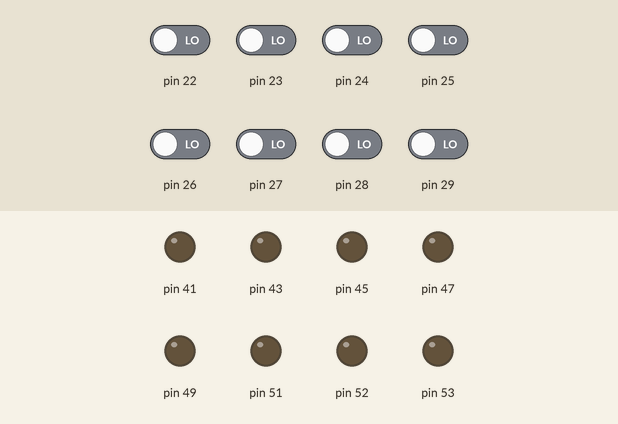
Bench run of a sketch on a simulated Arduino Mega 2560, built with avr-gcc and run on an emulated ATmega2560. On the bench: output pins drawn as LEDs (lit = HIGH). The test bench sets the inputs (shaded band); at power-on: pin 22–29 LOW.

Above: at 1.2 s.
1.3 s: pin 22 driven HIGH
At 2.1 s:
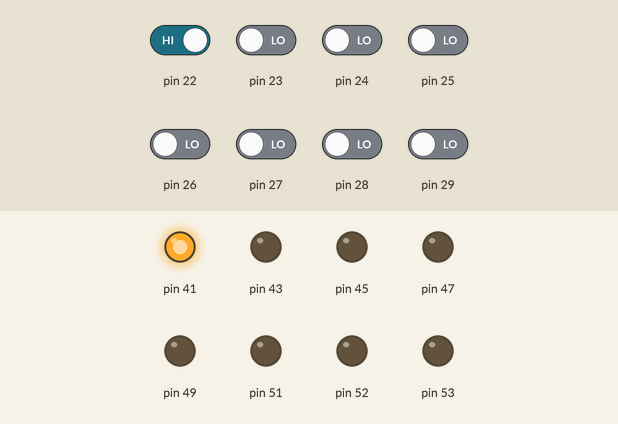
2.8 s: pin 23 driven HIGH
At 3.2 s:
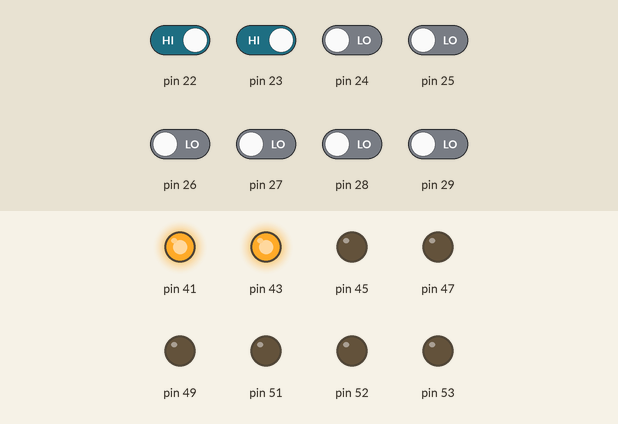
4.3 s: pin 24 driven HIGH
At 5.5 s:
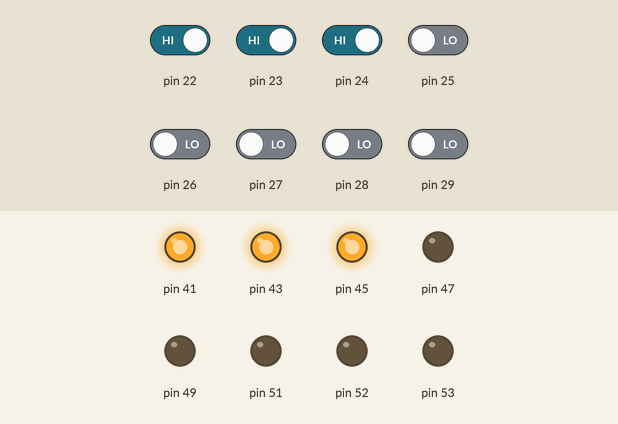
5.8 s: pin 25 driven HIGH
At 6.7 s:
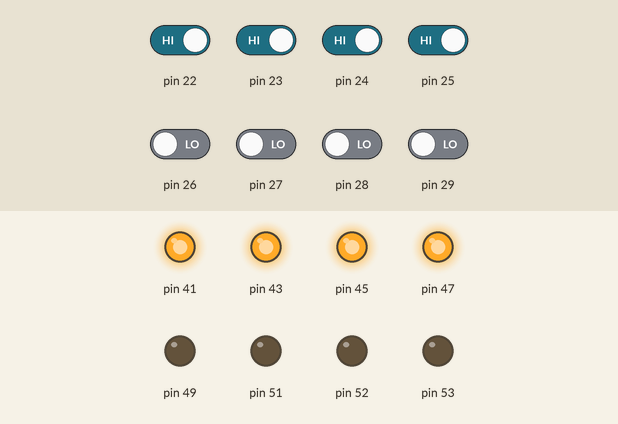
7.3 s: pin 26 driven HIGH
At 7.9 s:
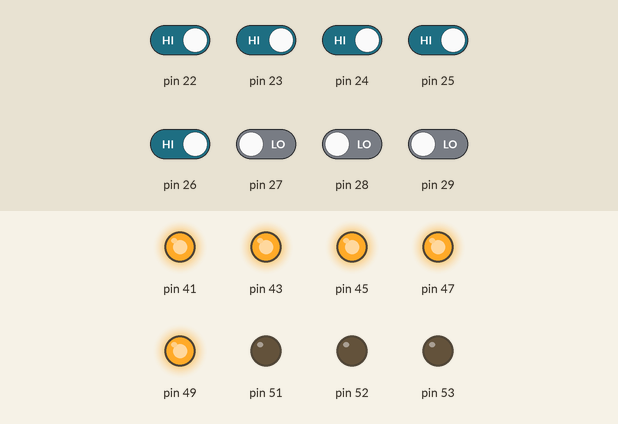
8.8 s: pin 27 driven HIGH
At 10.2 s:
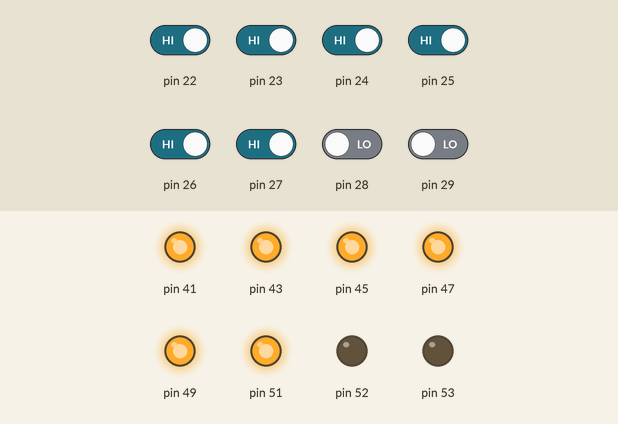
Timing chart, 0 to 11.3 s (numbered marks = the images above; inputs shaded):
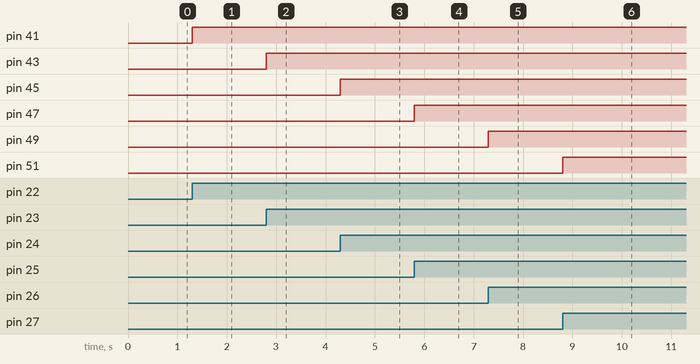

Measured:
- after the input at 1.3 s, pin 41: LOW → HIGH at once
- after the input at 2.8 s, pin 43: LOW → HIGH at once
- after the input at 4.3 s, pin 45: LOW → HIGH at once
- after the input at 5.8 s, pin 47: LOW → HIGH at once
- after the input at 7.3 s, pin 49: LOW → HIGH at once
- after the input at 8.8 s, pin 51: LOW → HIGH at once

The sketch:

Relay_Control.ino
```cpp
void setup() {
  // put your setup code here, to run once:
     pinMode(22, INPUT);
     pinMode(23, INPUT);
     pinMode(24, INPUT);
     pinMode(25, INPUT);
     pinMode(26, INPUT);
     pinMode(27, INPUT);
     pinMode(28, INPUT);
     pinMode(29, INPUT);
     pinMode(41, OUTPUT);
     pinMode(43, OUTPUT);
     pinMode(45, OUTPUT);
     pinMode(47, OUTPUT);
     pinMode(49, OUTPUT);
     pinMode(51, OUTPUT);
     pinMode(52, OUTPUT);
     pinMode(53, OUTPUT);

}

void loop() {
  // put your main code here, to run repeatedly:
  if(digitalRead(22)== HIGH){
    digitalWrite(41,HIGH) ;
  }
  if(digitalRead(22)== LOW){
    digitalWrite(41,LOW) ;
  }
  if(digitalRead(23)== HIGH){
    digitalWrite(43,HIGH);
  }
  if(digitalRead(23)== LOW){
    digitalWrite(43, LOW);
  }
  if(digitalRead(24)== HIGH){
    digitalWrite(45,HIGH);
  }
  if(digitalRead(24)== LOW){
    digitalWrite(45,LOW);
  }
  if(digitalRead(25)== HIGH){
    digitalWrite(47,HIGH);
  }
  if(digitalRead(25)== LOW){
    digitalWrite(47,LOW);
  }
  if(digitalRead(26)== HIGH){
    digitalWrite(49,HIGH);
  }
  if(digitalRead(26)== LOW){
    digitalWrite(49,LOW);
  }
  if(digitalRead(27)== HIGH){
    digitalWrite(51,HIGH);
  }
  if(digitalRead(27)== LOW){
    digitalWrite(51,LOW);
  }
  if(digitalRead(28)== HIGH){
    digitalWrite(52,HIGH);
  }
  if(digitalRead(28)== LOW){
    digitalWrite(52,LOW);
  }
  if(digitalRead(29)== HIGH){
    digitalWrite(53,HIGH);
  }
  if(digitalRead(29)== LOW){
    digitalWrite(53,LOW);
  }

}
```
